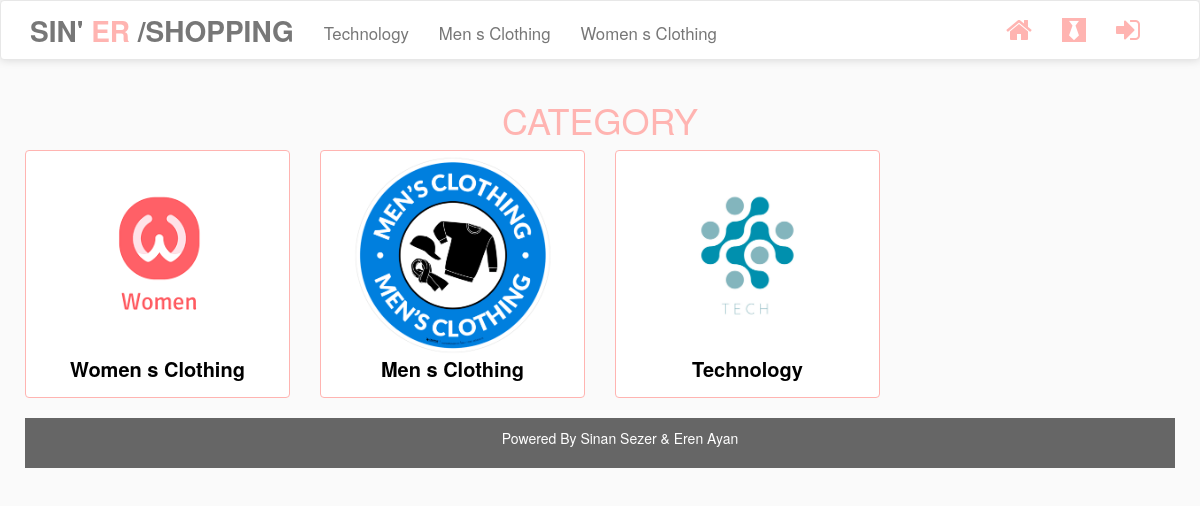
The app's page /Codes/shopping/products.php with its own data.
### tables this page shows
CREATE TABLE `category` (
  `id` int(11) NOT NULL,
  `name` text NOT NULL,
  `image` text NOT NULL
);

### Codes/shopping/classes/Db.php (called while the page is built, shortened)
<?php
	class Db{
		public static $_mysqli = null;
		private $_host = "localhost",
				$_database = "shopping",
				$_username = "root",
				$_password = "";
		public function __construct(){
			return $this->Connnect();
		}
		public function Connnect(){
			self::$_mysqli = mysqli_connect($this->_host,$this->_username,$this->_password,$this->_database);
			if(!mysqli_connect_errno()){
				return self::$_mysqli;
			}else{
				echo "Connection Failed ". mysqli_connect_error();
			}
		}
		public function Query($q){
			$v =  mysqli_query(self::$_mysqli, $q);
			return $v;
		}
		public function FetchAll($howmuch, $table, $where, $order){
			if(isset($where)){
				$q =  $this->Query("SELECT {$howmuch} FROM {$table} WHERE {$where} ORDER BY {$order}");
			}else{
				$q = $this->Query("SELECT {$howmuch} FROM {$table} ORDER BY {$order}");
			}
			$fetchArray = array();
			$i = 0;
			while($fetch = mysqli_fetch_assoc($q)){
				$fetchArray[$i] = $fetch;
				$i++;
			}
			return $fetchArray;
		}
	}
?>

### Codes/shopping/inc/init.php (called while the page is built, shortened)
<?php
	require_once("classes/Db.php");
	$db = new Db();
?>

### Codes/shopping/products.php (the view)
<?php
	require_once("inc/header.php");
	require_once("inc/navbar.php");
?>
<div class="container padding-10">
	<h1 class="text-bs-primary text-center text-upper">Category</h1>
	<div class="row">
	<?php
		$categorys = $db->FetchAll("*","category",null,"`id` DESC");
		foreach ($categorys as $key => $category) {
			$category_name = $category['name'];
			$category_id = $category['id'];
			$category_image = $category['image'];
			?>
				<div class="col-sm-3 col-md-3">
					<a href="category.php?id=<?php echo $category_id; ?>" class="thumbnail text-center">
						<img src="<?php echo $category_image;?>">
						<p class="text-center text-bold text-20"><?php echo $category_name;?></p>
					</a>
				</div>
			<?php
		}
	?>
	</div>
	<?php require_once("inc/footer-nav.php"); ?>
</div>
<?php
	require_once("inc/footer.php");
?>

### Codes/shopping/inc/navbar.php (shortened to what this page needs)
<?php
require_once("inc/header.php");
$category_ = $db->FetchAll("`id`,`name`", "category", null, "`id` ASC");
?>
<nav class="navbar navbar-default">
    <div class="container">
        <div class="navbar-header">
            <a class="navbar-brand text-bold" href="index.php" style="font-size: 2em; padding-top: 20px">SIN' <span style="color:#ffb4b1;">ER </span>/SHOPPING</a>
        </div>
        <div id="navbar" class="navbar-collapse collapse">
            <ul class="nav navbar-nav" style="font-size: 1.2em; padding-top: 7px">
                <?php foreach ($category_ as $cat): ?>
                    <li><a href="category.php?id=<?php echo $cat['id']; ?>"><?= $cat['name'] ?></a> </li>
                <?php endforeach; ?>
            </ul>
            <ul class="nav navbar-nav pull-right">
                <?php
                if (isset($_SESSION['id'])) {
                    $user_id = escape($_SESSION['id']);
                    $user = $db->Fetch("*", "user", "id='$user_id'");
                    $cart_count = $db->GetNum("cart", "user_id='$user_id' AND active='y'");
                    ?>
                    <li title="Home"><a href='cart.php'><i class="fa fa-shopping-cart icon-small"> <span class="badge"
                                                                                                         id="cart-count"><?php echo $cart_count; ?></span></i></a></li>
                    <li title="Products"><a href='products.php'><i class="fa fa-black-tie icon-small"></i></a></li>
                    <li><a href="user.php"><i class="fa fa-user icon-small"></i> <span class="text-20"></span></a></li>
                    <li title="logout"><a href="logout.php"><i class="fa fa-sign-out icon-small"></i></a></li>
                    <?php
                } else {
                    ?>
                    <li title="Home"><a href='index.php'><i class="fa fa-home icon-small"></i></a></li>
                    <li title="Products"><a href='products.php'><i class="fa fa-black-tie icon-small"></i></a></li>
                    <li title="Login / Register"><a href='login.php'><i class="fa fa-sign-in icon-small"></i></a></li>
                    <?php
                }
                ?>
            </ul>
        </div>
    </div>
</nav>
<div style="height:10px;"></div>

### Codes/shopping/css/style.css (style rules this page uses)
.text-center { text-align: center; }
.text-20 { font-size: 20px; }
.text-bold { font-weight: bold; }
.text-upper { text-transform: uppercase; }
.text-bs-primary { color: #ffb4b1; }
i.icon-small { font-size: 2em; color: #ffb4b1 }
.padding-10 { padding: 10px; }

### Codes/shopping/css/cart.css (style rules this page uses)
.navbar { margin-bottom: 0px; }
.navbar-default { background: #fff; box-shadow: 0px 0px 10px 0px rgba(0,0,0,.15); }
.thumbnail > img { height: 200px; width: auto; }
.thumbnail { color: black; text-decoration: none !important; }
body { background: #fafafa; }

### records on screen
category: name "Technology", image (picture)
category: name "Men s Clothing", image (picture)
category: name "Women s Clothing", image (picture)
